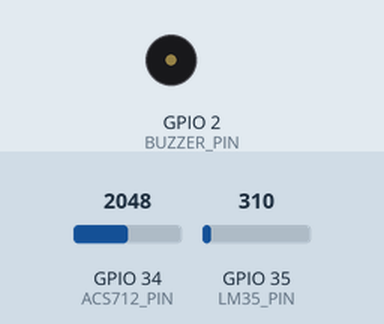
This sketch was run on a simulated ESP32. Shown: buzzer (waves = sounding, pin HIGH). Inputs (shaded band) come from the test bench; at power-on: GPIO 35 (LM35_PIN) = 310, GPIO 34 (ACS712_PIN) = 2048 (analog values on the 0–4095 scale). WiFi joins after 1.5 s; servers stay silent unless stated; what the sketch prints to the serial monitor is not drawn.

Above: at 4.0 s.
4.1 s: GPIO 35 (LM35_PIN) set to 405
8.3 s: GPIO 35 (LM35_PIN) set to 478
At 11.0 s:
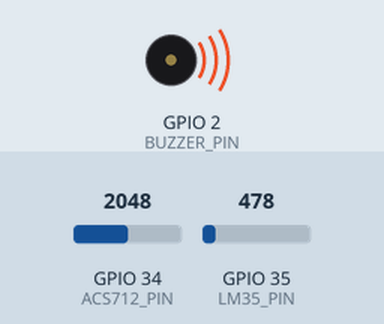
11.3 s: GPIO 35 (LM35_PIN) set to 372
At 12.5 s:
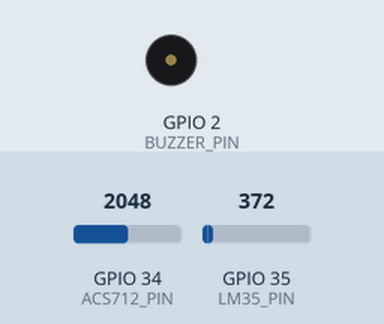
13.3 s: GPIO 35 (LM35_PIN) set to 527
At 14.1 s:
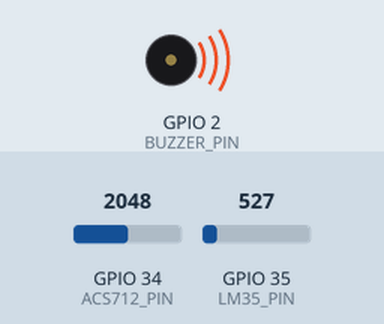
Timing chart, 0 to 16.3 s (numbered marks = the images above; inputs shaded):
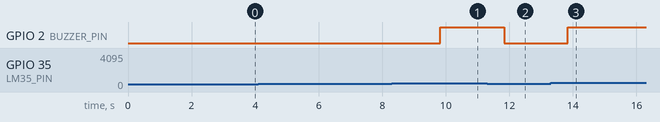

Measured:
- the behaviour switches between 452 and 453 on GPIO 35 (LM35_PIN) (found by bisection; images 0 and 1)
- after the input at 4.1 s, every drawn part: stays the same
- after the input at 8.3 s, GPIO 2 (BUZZER_PIN): LOW → HIGH after 1.5 s
- after the input at 11.3 s, GPIO 2 (BUZZER_PIN): HIGH → LOW after 0.53 s
- after the input at 13.3 s, GPIO 2 (BUZZER_PIN): LOW → HIGH after 0.53 s

The sketch:

iotcode.ino
```cpp
#define BLYNK_TEMPLATE_ID "TMPL3OlHLLmko"
#define BLYNK_TEMPLATE_NAME "vehicle monitoring"
#define BLYNK_AUTH_TOKEN "0VS_TySgFCokTElccLkuZZDc4aOUF3dW"
#define BLYNK_PRINT Serial
#include <WiFi.h>
#include <BlynkSimpleEsp32.h>
// -------- WIFI --------
char auth[] = BLYNK_AUTH_TOKEN;
char ssid[] = "TezooA55";
char pass[] = "Divi12345";

// -------- PINS --------
#define ACS712_PIN 34
#define LM35_PIN   35
#define BUZZER_PIN 2   // optional

// -------- VARIABLES --------
float sensitivity = 0.185;   // adjust based on ACS712 model
float offsetVoltage = 0;

float prevTemp = 0;
float prevCurrent = 0;

BlynkTimer timer;

// -------- SETUP --------
void setup() {
  Serial.begin(115200);
  analogReadResolution(12);

  pinMode(BUZZER_PIN, OUTPUT);

  Blynk.begin(auth, ssid, pass);

  Serial.println("Calibrating... Keep motor OFF");

  long sum = 0;
  for (int i = 0; i < 200; i++) {
    sum += analogRead(ACS712_PIN);
    delay(5);
  }

  float avg = sum / 200.0;
  offsetVoltage = (avg * 3.3) / 4095.0;

  Serial.print("Offset Voltage: ");
  Serial.println(offsetVoltage);

  timer.setInterval(1000L, sendData);
}

// -------- MAIN FUNCTION --------
void sendData() {

  // ===== CURRENT =====
  long sumCurrent = 0;
  for (int i = 0; i < 50; i++) {
    sumCurrent += analogRead(ACS712_PIN);
  }

  float avgADC = sumCurrent / 50.0;
  float voltageCurrent = (avgADC * 3.3) / 4095.0;
  float current = (voltageCurrent - offsetVoltage) / sensitivity;
  current = abs(current);

  // ===== TEMPERATURE =====
  int adcTemp = analogRead(LM35_PIN);
  float voltageTemp = adcTemp * (3.3 / 4095.0);
  float temperature = voltageTemp * 100;

  // ===== FILTER =====
  temperature = (temperature + prevTemp) / 2;
  current = (current + prevCurrent) / 2;

  prevTemp = temperature;
  prevCurrent = current;

  // ===== STATUS =====
  String status;

  if (temperature < 20 && current < 0.5) {
    status = "NORMAL";
  }
  else if (temperature < 30 && current < 1.5) {
    status = "WARNING";
  }
  else {
    status = "CRITICAL";
  }

  // ===== FAULT + BUZZER =====
  if (temperature > 35 || current > 1.5) {
    Serial.println("⚠️ FAULT: MOTOR OVERLOAD");
    digitalWrite(BUZZER_PIN, HIGH);
  } else {
    digitalWrite(BUZZER_PIN, LOW);
  }

  // ===== SEND TO BLYNK =====
  Blynk.virtualWrite(V0, temperature);
  Blynk.virtualWrite(V1, current);
  Blynk.virtualWrite(V2, status);

  // ===== SERIAL MONITOR =====
  Serial.print("Temp: ");
  Serial.print(temperature);
  Serial.print(" °C  |  ");

  Serial.print("Current: ");
  Serial.print(current);
  Serial.print(" A  |  ");

  Serial.print("Status: ");
  Serial.println(status);
}

// -------- LOOP --------
void loop() {
  Blynk.run();
  timer.run();
}
```
